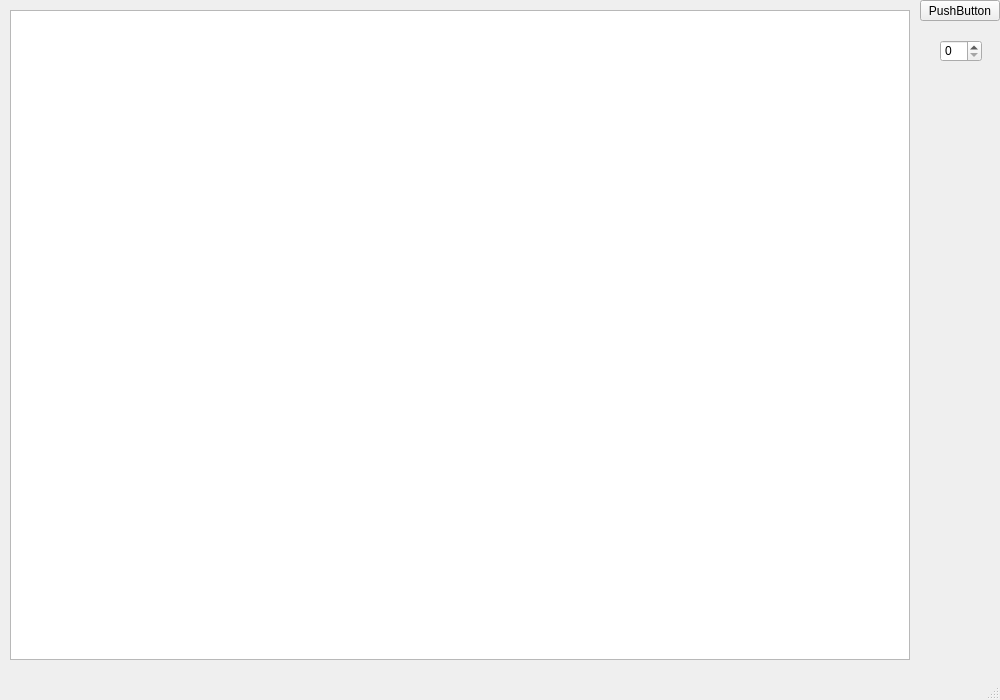
<?xml version="1.0" encoding="UTF-8"?>
<ui version="4.0">
 <class>MainWindow</class>
 <widget class="QMainWindow" name="MainWindow">
  <property name="geometry">
   <rect>
    <x>0</x>
    <y>0</y>
    <width>1000</width>
    <height>700</height>
   </rect>
  </property>
  <property name="minimumSize">
   <size>
    <width>1000</width>
    <height>700</height>
   </size>
  </property>
  <property name="maximumSize">
   <size>
    <width>1000</width>
    <height>700</height>
   </size>
  </property>
  <property name="windowTitle">
   <string>MainWindow</string>
  </property>
  <widget class="QWidget" name="centralwidget">
   <widget class="QPushButton" name="pushButton">
    <property name="geometry">
     <rect>
      <x>920</x>
      <y>0</y>
      <width>80</width>
      <height>21</height>
     </rect>
    </property>
    <property name="text">
     <string>PushButton</string>
    </property>
   </widget>
   <widget class="QGraphicsView" name="graphicsView">
    <property name="geometry">
     <rect>
      <x>10</x>
      <y>10</y>
      <width>900</width>
      <height>650</height>
     </rect>
    </property>
    <property name="minimumSize">
     <size>
      <width>900</width>
      <height>650</height>
     </size>
    </property>
    <property name="maximumSize">
     <size>
      <width>900</width>
      <height>650</height>
     </size>
    </property>
   </widget>
   <widget class="QSpinBox" name="spinBox">
    <property name="geometry">
     <rect>
      <x>940</x>
      <y>40</y>
      <width>42</width>
      <height>22</height>
     </rect>
    </property>
   </widget>
  </widget>
  <widget class="QMenuBar" name="menubar">
   <property name="geometry">
    <rect>
     <x>0</x>
     <y>0</y>
     <width>1000</width>
     <height>20</height>
    </rect>
   </property>
  </widget>
  <widget class="QStatusBar" name="statusbar"/>
 </widget>
 <resources/>
 <connections/>
</ui>
